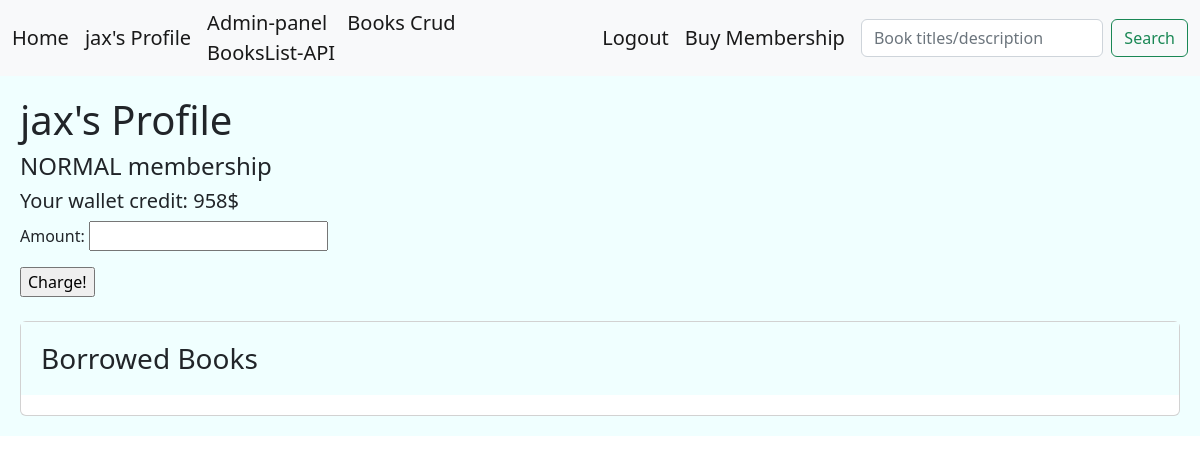
/users/11/ (signed in), run on an earlier commit of the app's database.
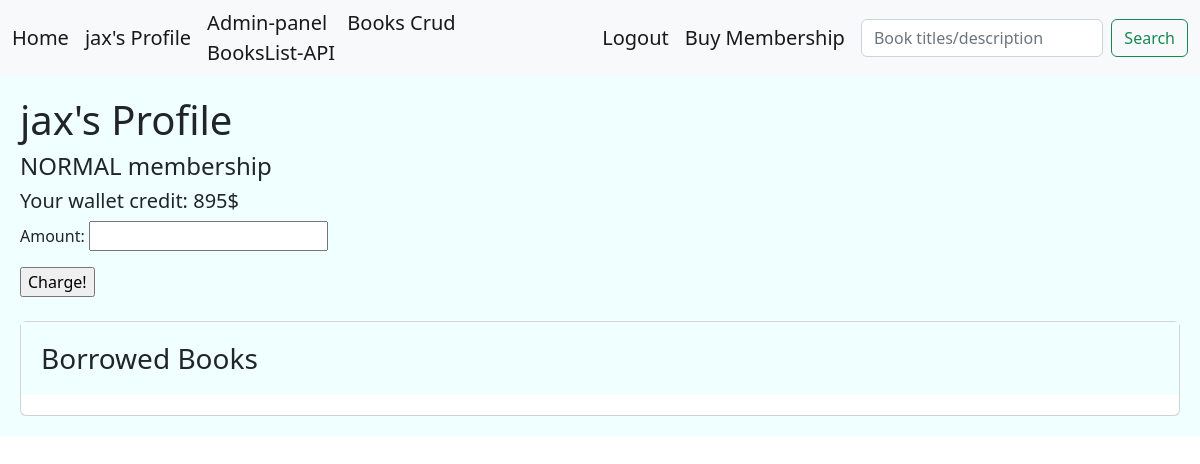
And on a later commit of the database.
### account/models.py (models this page shows, shortened)
class CustomUser(AbstractBaseUser):
    MEMBERSHIP_NORMAL = 'N'
    MEMBERSHIP_VIP = 'V'
    MEMBERSHIP_CHOICES = [
        (MEMBERSHIP_NORMAL,'Normal'),
        (MEMBERSHIP_VIP,'VIP'),
    ]
    full_name = models.CharField(max_length=100,unique=True,null=True)
    email = models.EmailField(unique=True)
    expiration_date = models.DateField(null=True)
    membership = models.CharField(max_length=1, choices= MEMBERSHIP_CHOICES, default= MEMBERSHIP_NORMAL)
    phone = models.CharField(max_length=11, unique=True, null=True)
    is_active = models.BooleanField(default=True)
    is_admin = models.BooleanField(default=False)
    wallet = models.PositiveIntegerField(default=0)
    objects = UserManager()
    USERNAME_FIELD = 'phone'
    REQUIRED_FIELDS = ['email','password','full_name',]
    def __str__(self):
        return self.email

### library/views.py (the view, shortened to what this page needs)
# urls.py: path('users/<int:user_id>/',views.UserProfile.as_view(), name='user'),
class UserProfile(LoginRequiredMixin,View):
    template_class = 'library/user_profile.html'
    form_template = WalletChargeForm
    def dispatch(self, request,user_id):
        if user_id != request.user.id:
            messages.error(request, 'No cheating!', 'danger')
            return redirect('library:home')
        return super().dispatch(request, user_id)
    def get(self,request, user_id):
        user = User.objects.get(id=user_id)
        borrowed_books = BorrowedBook.objects.filter(user=user.id)
        form = self.form_template
        return render(request,self.template_class,{'borrowed_books': borrowed_books,'user':user,'form':form})

### library/templates/library/user_profile.html (shortened to what this page needs)
<!DOCTYPE html>
<html lang="en">
<head>
    <link href="https://cdn.jsdelivr.net/npm/bootstrap@5.2.0-beta1/dist/css/bootstrap.min.css" rel="stylesheet">
</head>
<body>
{% include 'include/navbar.html' %}
<div class="jumbotron">
    {% block content %} <H1> {{ user.full_name }}'s Profile</H1>
    {% if user.membership == 'V'%} <H4> VIP membership - Your membership expires on {{user.expiration_date}} </H4> {% else %} <H4> NORMAL membership </H4> {% endif%}
    <H5>  Your wallet credit: {{user.wallet}}$ </H5>
    <form action=" " method="post">
        {{ form.as_p }}
        <input type="submit" value="Charge!">
    </form>
    <br/>
    <div class="card">
        <h3 class="card-title jumbotron">Borrowed Books</h3>
    {% endblock %}
</div>
</body>
</html>

### templates/include/navbar.html (shortened to what this page needs)
<nav class="navbar navbar-expand-lg bg-light">
    <div class="container-fluid">
      <a class="navbar-brand" href=" {% url 'library:home' %} ">Home</a>
      {% if request.user.is_authenticated %}
        <a class="navbar-brand" aria-current="page" href="{% url 'library:user' request.user.id %}">{{request.user.full_name}}'s Profile</a>
      {% endif %}
      <div class="collapse navbar-collapse" id="navbarSupportedContent">
        <ul class="navbar-nav me-auto mb-2 mb-lg-0">
          <li class="nav-item">
            <a class="navbar-brand" aria-current="page" href="http://127.0.0.1:8000/admin">Admin-panel</a>
            <a class="navbar-brand" aria-current="page" href="{% url 'library:bcrud' 0 %}">Books Crud</a>
            <a class="navbar-brand" aria-current="page" href="{% url 'library:bookapi' %}">BooksList-API</a>
          </li>
        </ul>
      {% if request.user.is_authenticated %}
        <a class="navbar-brand" href=" {% url 'account:User_Logout' %} ">Logout</a>
      {% endif %}
      <a class="navbar-brand" href=" {% url 'library:sub' %} ">Buy Membership</a>
      <form class="d-flex" role="search" method="GET" action="{% url 'library:search' %}">
        <input class="form-control me-2" type="search" placeholder="Book titles/description" aria-label="Search" name="search_input">
        <button class="btn btn-outline-success" type="submit">Search</button>
      </form>
      </div>
    </div>
  </nav>

### library/templates/library/user_profile.html (style rules this page uses)
.jumbotron { padding: 20px; margin-bottom: 20px; background-color: azure; }

What changed in the data, as far as the page shows it:
changed CustomUser "jax": wallet "958" → "895"
